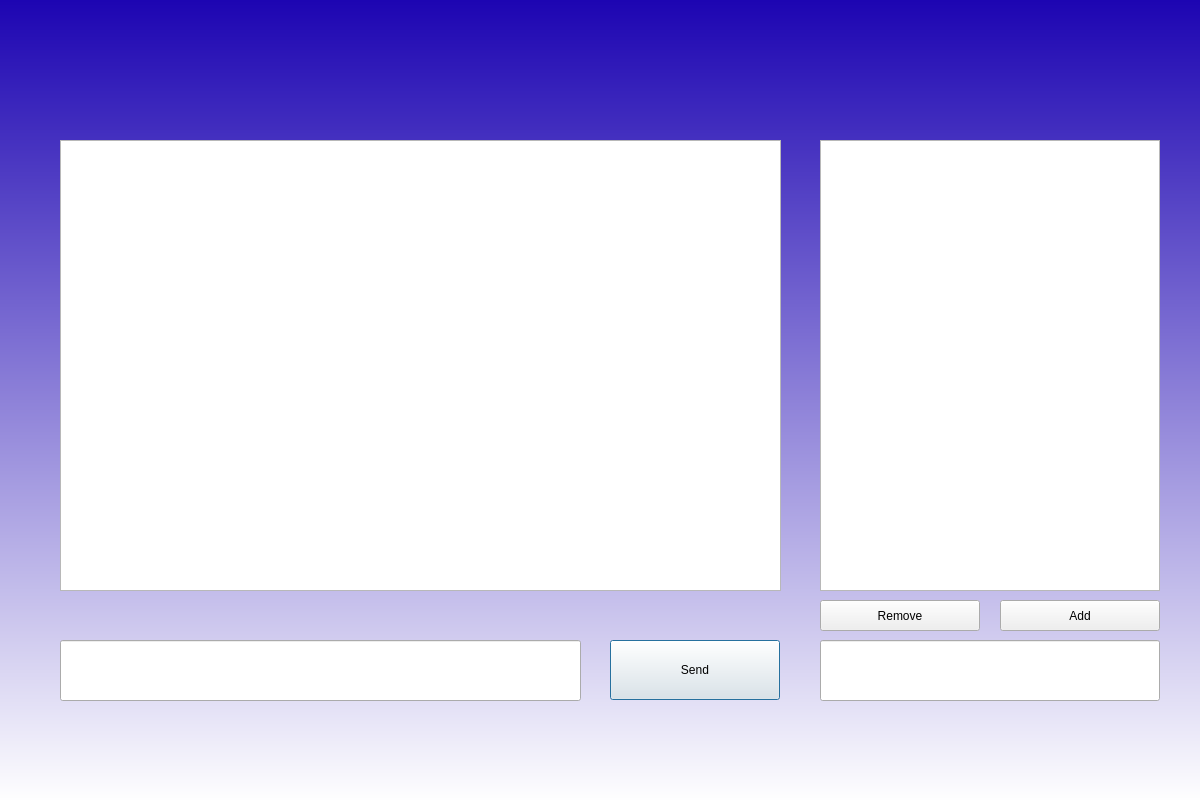
<?xml version="1.0" encoding="UTF-8"?>
<ui version="4.0">
 <class>Dialog</class>
 <widget class="QDialog" name="Dialog">
  <property name="geometry">
   <rect>
    <x>0</x>
    <y>0</y>
    <width>1200</width>
    <height>800</height>
   </rect>
  </property>
  <property name="windowTitle">
   <string>Dialog</string>
  </property>
  <widget class="QWidget" name="bgwidget" native="true">
   <property name="geometry">
    <rect>
     <x>0</x>
     <y>0</y>
     <width>1201</width>
     <height>801</height>
    </rect>
   </property>
   <property name="styleSheet">
    <string notr="true">QWidget#bgwidget{background-color: qlineargradient(spread:reflect, x1:0.5, y1:0, x2:0.5, y2:1, stop:0 rgba(29, 5, 178, 255), stop:1 rgba(255, 255, 255, 255));}</string>
   </property>
   <widget class="QPushButton" name="send_button">
    <property name="geometry">
     <rect>
      <x>610</x>
      <y>640</y>
      <width>170</width>
      <height>60</height>
     </rect>
    </property>
    <property name="text">
     <string>Send</string>
    </property>
   </widget>
   <widget class="QListWidget" name="friendListWidget">
    <property name="geometry">
     <rect>
      <x>820</x>
      <y>140</y>
      <width>340</width>
      <height>451</height>
     </rect>
    </property>
   </widget>
   <widget class="QPushButton" name="add_friend_button">
    <property name="geometry">
     <rect>
      <x>1000</x>
      <y>600</y>
      <width>160</width>
      <height>31</height>
     </rect>
    </property>
    <property name="text">
     <string>Add</string>
    </property>
   </widget>
   <widget class="QLineEdit" name="nick_input">
    <property name="geometry">
     <rect>
      <x>820</x>
      <y>640</y>
      <width>340</width>
      <height>61</height>
     </rect>
    </property>
   </widget>
   <widget class="QLabel" name="error">
    <property name="geometry">
     <rect>
      <x>820</x>
      <y>710</y>
      <width>211</width>
      <height>51</height>
     </rect>
    </property>
    <property name="font">
     <font>
      <pointsize>10</pointsize>
     </font>
    </property>
    <property name="styleSheet">
     <string notr="true">color: rgb(255, 0, 0);</string>
    </property>
    <property name="text">
     <string/>
    </property>
   </widget>
   <widget class="QLineEdit" name="chat_line">
    <property name="geometry">
     <rect>
      <x>60</x>
      <y>640</y>
      <width>521</width>
      <height>61</height>
     </rect>
    </property>
   </widget>
   <widget class="QPushButton" name="remove_friend_button">
    <property name="geometry">
     <rect>
      <x>820</x>
      <y>600</y>
      <width>160</width>
      <height>31</height>
     </rect>
    </property>
    <property name="text">
     <string>Remove</string>
    </property>
   </widget>
   <widget class="QListWidget" name="chatListWidget">
    <property name="geometry">
     <rect>
      <x>60</x>
      <y>140</y>
      <width>721</width>
      <height>451</height>
     </rect>
    </property>
   </widget>
  </widget>
 </widget>
 <resources/>
 <connections/>
</ui>
